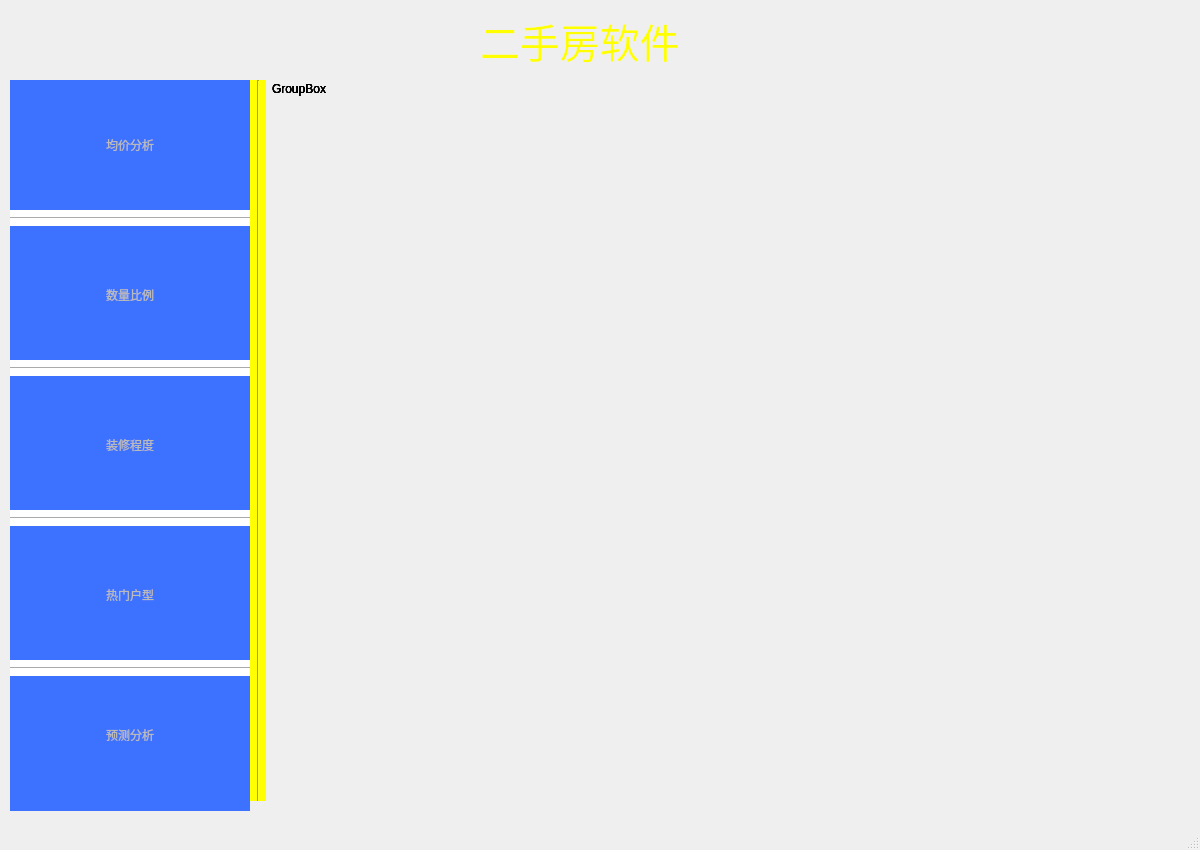
<?xml version="1.0" encoding="UTF-8"?>
<ui version="4.0">
 <class>MainWindow</class>
 <widget class="QMainWindow" name="MainWindow">
  <property name="geometry">
   <rect>
    <x>0</x>
    <y>0</y>
    <width>1200</width>
    <height>850</height>
   </rect>
  </property>
  <property name="windowTitle">
   <string>MainWindow</string>
  </property>
  <property name="styleSheet">
   <string notr="true">border-image: url(:/images/images/00004.jpg);</string>
  </property>
  <widget class="QWidget" name="centralwidget">
   <widget class="QLabel" name="label">
    <property name="geometry">
     <rect>
      <x>480</x>
      <y>-10</y>
      <width>270</width>
      <height>100</height>
     </rect>
    </property>
    <property name="font">
     <font>
      <family>微软雅黑</family>
      <pointsize>30</pointsize>
     </font>
    </property>
    <property name="styleSheet">
     <string notr="true">border-image: url();
color: rgb(255, 255, 0)</string>
    </property>
    <property name="text">
     <string>二手房软件</string>
    </property>
   </widget>
   <widget class="QWidget" name="widget" native="true">
    <property name="geometry">
     <rect>
      <x>10</x>
      <y>80</y>
      <width>240</width>
      <height>731</height>
     </rect>
    </property>
    <property name="styleSheet">
     <string notr="true">border-image: url();
background-color: rgb(61, 113, 255);</string>
    </property>
    <widget class="Line" name="line_2">
     <property name="geometry">
      <rect>
       <x>0</x>
       <y>130</y>
       <width>311</width>
       <height>16</height>
      </rect>
     </property>
     <property name="styleSheet">
      <string notr="true">border-image: url();
background-color: rgb(255, 255, 255);</string>
     </property>
     <property name="orientation">
      <enum>Qt::Horizontal</enum>
     </property>
    </widget>
    <widget class="Line" name="line_3">
     <property name="geometry">
      <rect>
       <x>0</x>
       <y>280</y>
       <width>311</width>
       <height>16</height>
      </rect>
     </property>
     <property name="styleSheet">
      <string notr="true">border-image: url();
background-color: rgb(255, 255, 255);</string>
     </property>
     <property name="orientation">
      <enum>Qt::Horizontal</enum>
     </property>
    </widget>
    <widget class="Line" name="line_4">
     <property name="geometry">
      <rect>
       <x>0</x>
       <y>430</y>
       <width>311</width>
       <height>16</height>
      </rect>
     </property>
     <property name="styleSheet">
      <string notr="true">border-image: url();
background-color: rgb(255, 255, 255);</string>
     </property>
     <property name="orientation">
      <enum>Qt::Horizontal</enum>
     </property>
    </widget>
    <widget class="Line" name="line_5">
     <property name="geometry">
      <rect>
       <x>0</x>
       <y>580</y>
       <width>311</width>
       <height>16</height>
      </rect>
     </property>
     <property name="styleSheet">
      <string notr="true">border-image: url();
background-color: rgb(255, 255, 255);</string>
     </property>
     <property name="orientation">
      <enum>Qt::Horizontal</enum>
     </property>
    </widget>
    <widget class="QPushButton" name="pushButton">
     <property name="geometry">
      <rect>
       <x>10</x>
       <y>10</y>
       <width>220</width>
       <height>110</height>
      </rect>
     </property>
     <property name="styleSheet">
      <string notr="true">#pushButton{
color:rgb(186,186,186);
font:25pt &quot;黑体&quot;;
border:none;
}
#pushButton:focus{
background-color:rgba(255,255,255,0);
color:qlineargradient(spread:pad, x1:0, y1:0, x2:1, y2:1, stop:0 rgba(167, 0, 0, 255), stop:1 rgba(255, 255, 0, 255));
}</string>
     </property>
     <property name="text">
      <string>均价分析</string>
     </property>
    </widget>
    <widget class="QPushButton" name="pushButton_2">
     <property name="geometry">
      <rect>
       <x>10</x>
       <y>160</y>
       <width>220</width>
       <height>110</height>
      </rect>
     </property>
     <property name="styleSheet">
      <string notr="true">#pushButton_2{
color:rgb(186,186,186);
font:25pt &quot;黑体&quot;;
border:none;
}
#pushButton_2:focus{
background-color:rgba(255,255,255,0);
color:qlineargradient(spread:pad, x1:0, y1:0, x2:1, y2:1, stop:0 rgba(167, 0, 0, 255), stop:1 rgba(255, 255, 0, 255));
}</string>
     </property>
     <property name="text">
      <string>数量比例</string>
     </property>
    </widget>
    <widget class="QPushButton" name="pushButton_3">
     <property name="geometry">
      <rect>
       <x>10</x>
       <y>310</y>
       <width>220</width>
       <height>110</height>
      </rect>
     </property>
     <property name="styleSheet">
      <string notr="true">#pushButton_3{
color:rgb(186,186,186);
font:25pt &quot;黑体&quot;;
border:none;
}
#pushButton_3:focus{
background-color:rgba(255,255,255,0);
color:qlineargradient(spread:pad, x1:0, y1:0, x2:1, y2:1, stop:0 rgba(167, 0, 0, 255), stop:1 rgba(255, 255, 0, 255));
}</string>
     </property>
     <property name="text">
      <string>装修程度</string>
     </property>
    </widget>
    <widget class="QPushButton" name="pushButton_4">
     <property name="geometry">
      <rect>
       <x>10</x>
       <y>460</y>
       <width>220</width>
       <height>110</height>
      </rect>
     </property>
     <property name="styleSheet">
      <string notr="true">#pushButton_4{
color:rgb(186,186,186);
font:25pt &quot;黑体&quot;;
border:none;
}
#pushButton_4:focus{
background-color:rgba(255,255,255,0);
color:qlineargradient(spread:pad, x1:0, y1:0, x2:1, y2:1, stop:0 rgba(167, 0, 0, 255), stop:1 rgba(255, 255, 0, 255));
}</string>
     </property>
     <property name="text">
      <string>热门户型</string>
     </property>
    </widget>
    <widget class="QPushButton" name="pushButton_5">
     <property name="geometry">
      <rect>
       <x>10</x>
       <y>600</y>
       <width>220</width>
       <height>110</height>
      </rect>
     </property>
     <property name="styleSheet">
      <string notr="true">#pushButton_5{
color:rgb(186,186,186);
font:25pt &quot;黑体&quot;;
border:none;
}
#pushButton_5:focus{
background-color:rgba(255,255,255,0);
color:qlineargradient(spread:pad, x1:0, y1:0, x2:1, y2:1, stop:0 rgba(167, 0, 0, 255), stop:1 rgba(255, 255, 0, 255));
}</string>
     </property>
     <property name="text">
      <string>预测分析</string>
     </property>
    </widget>
   </widget>
   <widget class="Line" name="line">
    <property name="geometry">
     <rect>
      <x>250</x>
      <y>80</y>
      <width>16</width>
      <height>721</height>
     </rect>
    </property>
    <property name="styleSheet">
     <string notr="true">border-image: url(rgb(255, 255, 127));
background-color: rgb(255, 255, 0);</string>
    </property>
    <property name="orientation">
     <enum>Qt::Vertical</enum>
    </property>
   </widget>
   <widget class="QGroupBox" name="groupBox">
    <property name="geometry">
     <rect>
      <x>270</x>
      <y>80</y>
      <width>920</width>
      <height>710</height>
     </rect>
    </property>
    <property name="styleSheet">
     <string notr="true">border-image: url();
border:none;</string>
    </property>
    <property name="title">
     <string>GroupBox</string>
    </property>
   </widget>
   <widget class="QGroupBox" name="groupBox_2">
    <property name="geometry">
     <rect>
      <x>270</x>
      <y>80</y>
      <width>920</width>
      <height>710</height>
     </rect>
    </property>
    <property name="styleSheet">
     <string notr="true">border-image: url();
border:none;</string>
    </property>
    <property name="title">
     <string>GroupBox</string>
    </property>
   </widget>
   <widget class="QGroupBox" name="groupBox_3">
    <property name="geometry">
     <rect>
      <x>270</x>
      <y>80</y>
      <width>920</width>
      <height>710</height>
     </rect>
    </property>
    <property name="styleSheet">
     <string notr="true">border-image: url();
border:none;</string>
    </property>
    <property name="title">
     <string>GroupBox</string>
    </property>
   </widget>
   <widget class="QGroupBox" name="groupBox_4">
    <property name="geometry">
     <rect>
      <x>270</x>
      <y>80</y>
      <width>920</width>
      <height>710</height>
     </rect>
    </property>
    <property name="styleSheet">
     <string notr="true">border-image: url();
border:none;</string>
    </property>
    <property name="title">
     <string>GroupBox</string>
    </property>
   </widget>
   <widget class="QGroupBox" name="groupBox_5">
    <property name="geometry">
     <rect>
      <x>270</x>
      <y>80</y>
      <width>920</width>
      <height>710</height>
     </rect>
    </property>
    <property name="styleSheet">
     <string notr="true">border-image: url();
border:none;</string>
    </property>
    <property name="title">
     <string>GroupBox</string>
    </property>
   </widget>
  </widget>
  <widget class="QMenuBar" name="menubar">
   <property name="geometry">
    <rect>
     <x>0</x>
     <y>0</y>
     <width>1200</width>
     <height>23</height>
    </rect>
   </property>
  </widget>
  <widget class="QStatusBar" name="statusbar"/>
 </widget>
 <resources>
  <include location="../resources/secondHandHouse.qrc"/>
 </resources>
 <connections/>
</ui>
